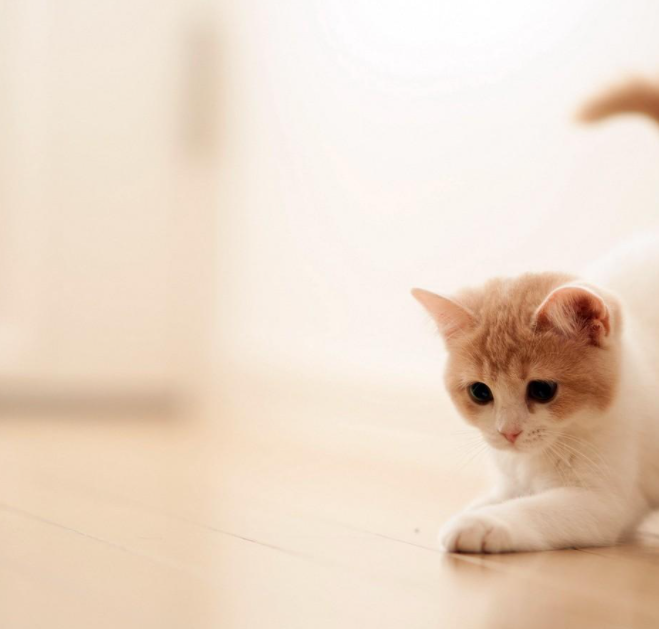
#> input picture 1.png, 659 x 629 px
$ python hw1.py
#> lines starting #> are read from the running program, lines starting #| are printed output that depends on the picture; after the words box and inside, x2 and y2 are one past the last pixel; in counts of white or black regions, pixels touching at a corner belong together
# -*- coding: utf-8 -*-
"""
Created on Fri Sep 27 22:29:53 2019

@author: erio
"""

import numpy as np
import imutils
import cv2
import time

class Stitcher:
    def __init__(self):
        # determine if we are using OpenCV v3.X
        self.isv3 = imutils.is_cv3()

    def stitch(self, images, ratio=0.75, reprojThresh=4.0,
        showMatches=False):
        # unpack the images, then detect keypoints and extract
        # local invariant descriptors from them

        (imageB, imageA) = images
        start = time.time()
        (kpsA, featuresA) = self.detectAndDescribe(imageA)
        end = time.time()
        print('%.5f s' %(end-start))

        (kpsB, featuresB) = self.detectAndDescribe(imageB)

        # match features between the two images
        start = time.time()
        M = self.matchKeypoints(kpsA, kpsB,
            featuresA, featuresB, ratio, reprojThresh)
        end = time.time()
        print('%.5f s' %(end-start))


        # if the match is None, then there aren't enough matched
        # keypoints to create a panorama
        if M is None:
            return None

        # otherwise, apply a perspective warp to stitch the images
        # together
        (matches, H, status) = M
        start = time.time()
        result = cv2.warpPerspective(imageA, H,
            (imageA.shape[1] + imageB.shape[1], imageA.shape[0]))
        result[0:imageB.shape[0], 0:imageB.shape[1]] = imageB
        end = time.time()
        print('%.5f s' %(end-start))


        # check to see if the keypoint matches should be visualized
        if showMatches:
            start = time.time()
            vis = self.drawMatches(imageA, imageB, kpsA, kpsB, matches,
                status)
            end = time.time()
            print('%.5f s' %(end-start))
            # return a tuple of the stitched image and the
            # visualization
            return (result, vis)

        # return the stitched image
        return result

    #接收照片，检测关键点和提取局部不变特征
    #用到了高斯差分（Difference of Gaussian (DoG)）关键点检测，和SIFT特征提取
    #detectAndCompute方法用来处理提取关键点和特征
    #返回一系列的关键点
    def detectAndDescribe(self, image):
        # convert the image to grayscale
        gray = cv2.cvtColor(image, cv2.COLOR_BGR2GRAY)

        # check to see if we are using OpenCV 3.X
        #if self.isv3:
            # detect and extract features from the image
        descriptor =cv2.SIFT_create()
        (kps, features) = descriptor.detectAndCompute(image, None)

        # otherwise, we are using OpenCV 2.4.X
        """ else:
            # detect keypoints in the image
            print(1)
            print(cv2)
            print(cv2.FeatureDetector_create)
            print(2)
            detector = cv2.FeatureDetector_create("SIFT")
            kps = detector.detect(gray)

            # extract features from the image
            extractor = cv2.DescriptorExtractor_create("SIFT")
            (kps, features) = extractor.compute(gray, kps) """

        # convert the keypoints from KeyPoint objects to NumPy
        # arrays
        kps = np.float32([kp.pt for kp in kps])

        # return a tuple of keypoints and features
        return (kps, features)
    #matchKeypoints方法需要四个参数，第一张图片的关键点和特征向量，第二张图片的关键点特征向量。
    #David Lowe’s ratio测试变量和RANSAC重投影门限也应该被提供。
    def matchKeypoints(self, kpsA, kpsB, featuresA, featuresB,
        ratio, reprojThresh):
        # compute the raw matches and initialize the list of actual
        # matches
        matcher = cv2.DescriptorMatcher_create("BruteForce")
        rawMatches = matcher.knnMatch(featuresA, featuresB, 2)
        matches = []

        # loop over the raw matches
        for m in rawMatches:
            # ensure the distance is within a certain ratio of each
            # other (i.e. Lowe's ratio test)
            if len(m) == 2 and m[0].distance < m[1].distance * ratio:
                matches.append((m[0].trainIdx, m[0].queryIdx))

        # computing a homography requires at least 4 matches
        if len(matches) > 4:
            # construct the two sets of points
            ptsA = np.float32([kpsA[i] for (_, i) in matches])
            ptsB = np.float32([kpsB[i] for (i, _) in matches])

            # compute the homography between the two sets of points
            (H, status) = cv2.findHomography(ptsA, ptsB, cv2.RANSAC,
                reprojThresh)

            # return the matches along with the homograpy matrix
            # and status of each matched point
            return (matches, H, status)

        # otherwise, no homograpy could be computed
        return None
    #连线画出两幅图的匹配
    def drawMatches(self, imageA, imageB, kpsA, kpsB, matches, status):
        # initialize the output visualization image
        (hA, wA) = imageA.shape[:2]
        (hB, wB) = imageB.shape[:2]
        vis = np.zeros((max(hA, hB), wA + wB, 3), dtype="uint8")
        vis[0:hA, 0:wA] = imageA
        vis[0:hB, wA:] = imageB

        # loop over the matches
        for ((trainIdx, queryIdx), s) in zip(matches, status):
            # only process the match if the keypoint was successfully
            # matched
            if s == 1:
                # draw the match
                ptA = (int(kpsA[queryIdx][0]), int(kpsA[queryIdx][1]))
                ptB = (int(kpsB[trainIdx][0]) + wA, int(kpsB[trainIdx][1]))
                cv2.line(vis, ptA, ptB, (0, 255, 0), 1)

        # return the visualization
        return vis


if __name__ == '__main__':
# load the two images and resize them to have a width of 400 pixels
# (for faster processing)
    imageA = cv2.imread('../1.png')
#> imageA is the input picture: shape (629, 659, 3); mean B, G, R 199.2, 216.3, 235
    imageB = cv2.imread('../2.png')
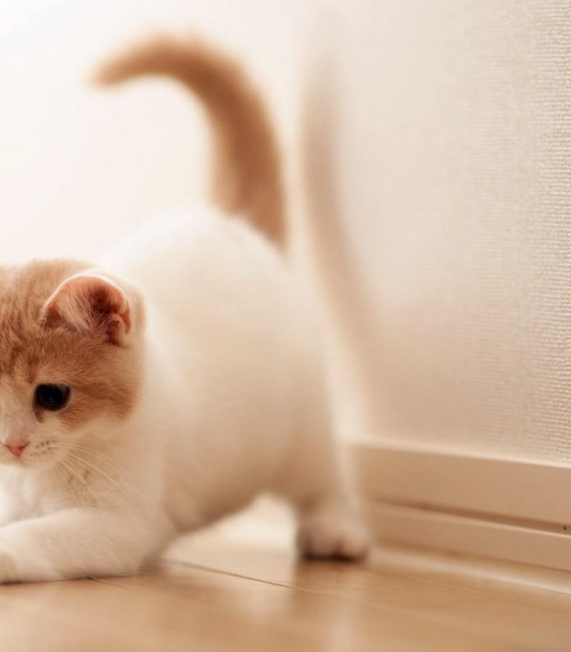
#> input picture 2.png, 571 x 652 px
#> imageB is the input picture: shape (652, 571, 3); mean B, G, R 161.5, 184.3, 212.4
    #cv2.imshow('cat',imageB)
    cv2.waitKey(0)
#imageA = imutils.resize(imageA, width=400)
#imageB = imutils.resize(imageB, width=400)
# stitch the images together to create a panorama
# showMatches=True 展示两幅图像特征的匹配,返回vis
    start = time.time()
    stitcher = Stitcher()
    (result, vis) = stitcher.stitch([imageA, imageB], showMatches=True)
#> in detectAndDescribe, `gray = cv2.cvtColor(image, cv2.COLOR_BGR2GRAY)`:
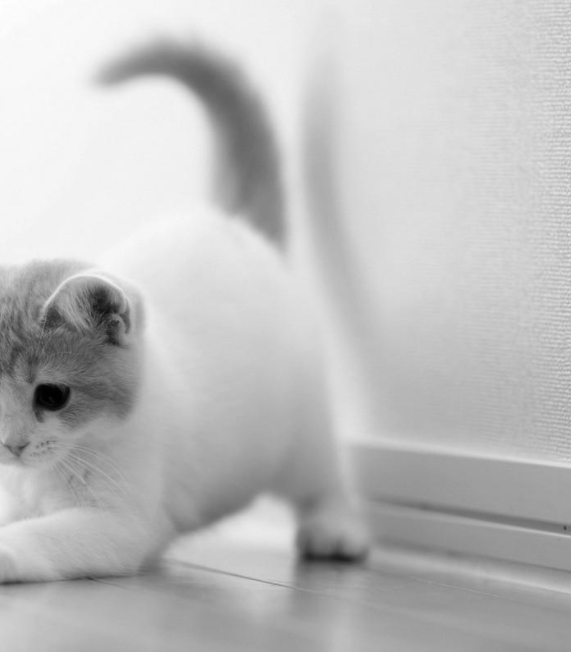
#> gray: shape (652, 571); min 0, max 254, mean 190.1
#> in detectAndDescribe, `(kps, features) = descriptor.detectAndCompute(image, None)`: kps = 130 keypoints; strongest (x, y, size): (49, 398, 21.6), (103, 305, 26), (320, 557, 32.9), (265, 531, 39.4)
#> in detectAndDescribe, `kps = np.float32([kp.pt for kp in kps])`: kps = 130 pairs, first value 2.48 to 567.9, second value 72.11 to 588.7
#> in stitch, `(kpsA, featuresA) = self.detectAndDescribe(imageA)`: kpsA has the same summary as kps in detectAndDescribe
#> in detectAndDescribe (call 2), `gray = cv2.cvtColor(image, cv2.COLOR_BGR2GRAY)`:
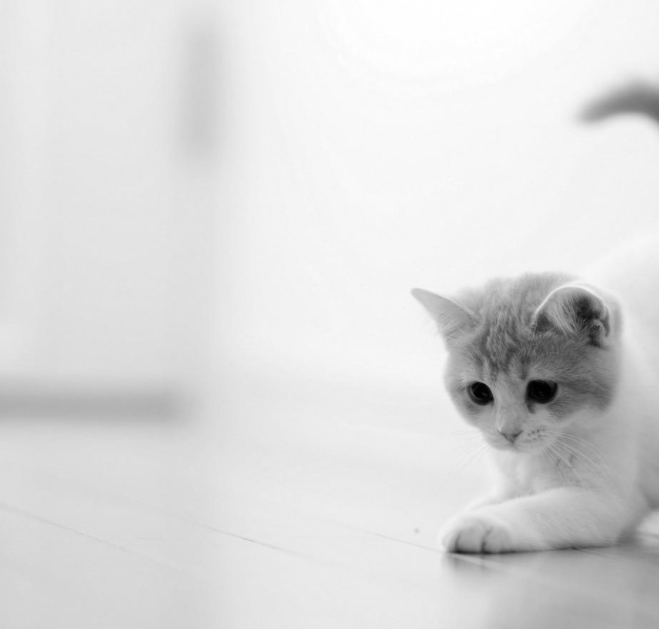
#> gray: shape (629, 659); min 0, max 255, mean 220
#> in detectAndDescribe (call 2), `(kps, features) = descriptor.detectAndCompute(image, None)`: kps = 132 keypoints; strongest (x, y, size): (480, 394, 16.9), (533, 361, 96.1), (540, 393, 18.6), (586, 311, 22.1)
#> in detectAndDescribe (call 2), `kps = np.float32([kp.pt for kp in kps])`: kps = 132 pairs, first value 153.3 to 631.2, second value 127.2 to 575.8
#> in stitch, `(kpsB, featuresB) = self.detectAndDescribe(imageB)`: kpsB has the same summary as kps in detectAndDescribe
#> in matchKeypoints, `rawMatches = matcher.knnMatch(featuresA, featuresB, 2)`: rawMatches = 130 matches
#> the loop in matchKeypoints, `for m in rawMatches: # ensure the distance is within a certain ratio o..` made 130 passes
#> after the loop in matchKeypoints, `for m in rawMatches:`: matches = 64 pairs, first value 46 to 130, second value 2 to 93
#> in matchKeypoints, `ptsA = np.float32([kpsA[i] for (_, i) in matches])`: ptsA = 64 pairs, first value 3.28 to 150.6, second value 274.7 to 577.5
#> in matchKeypoints, `ptsB = np.float32([kpsB[i] for (i, _) in matches])`: ptsB = 64 pairs, first value 499.6 to 626.7, second value 285.6 to 547.6
#> in matchKeypoints, `(H, status) = cv2.findHomography(ptsA, ptsB, cv2.RANSAC, reprojThresh)`: H = [[0.865, 0.00174, 497.2], [0.000257, 0.869, 47.24], [-2.8e-07, 5.19e-06, 1]]; status = 64 values from 1 to 1
#> in stitch, `result = cv2.warpPerspective(imageA, H, (imageA.shape[1] + imageB.shap..`:
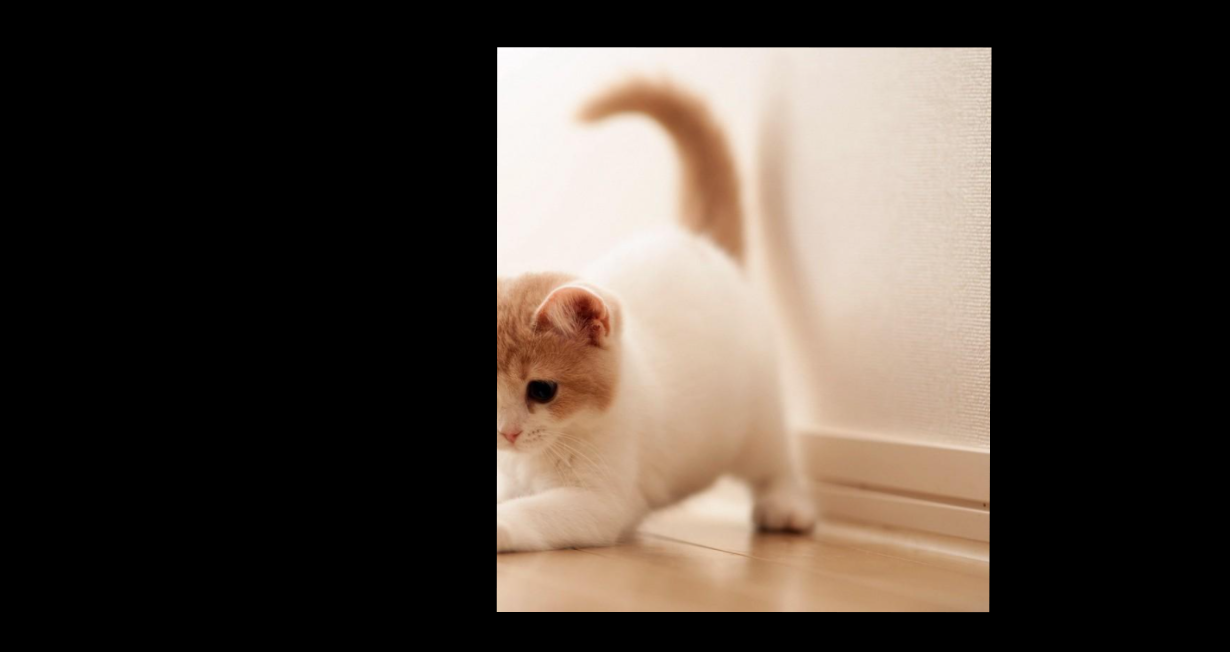
#> result: shape (652, 1230, 3); mean B, G, R 56.1, 64.1, 73.8
#> in stitch, `result[0:imageB.shape[0], 0:imageB.shape[1]] = imageB`:
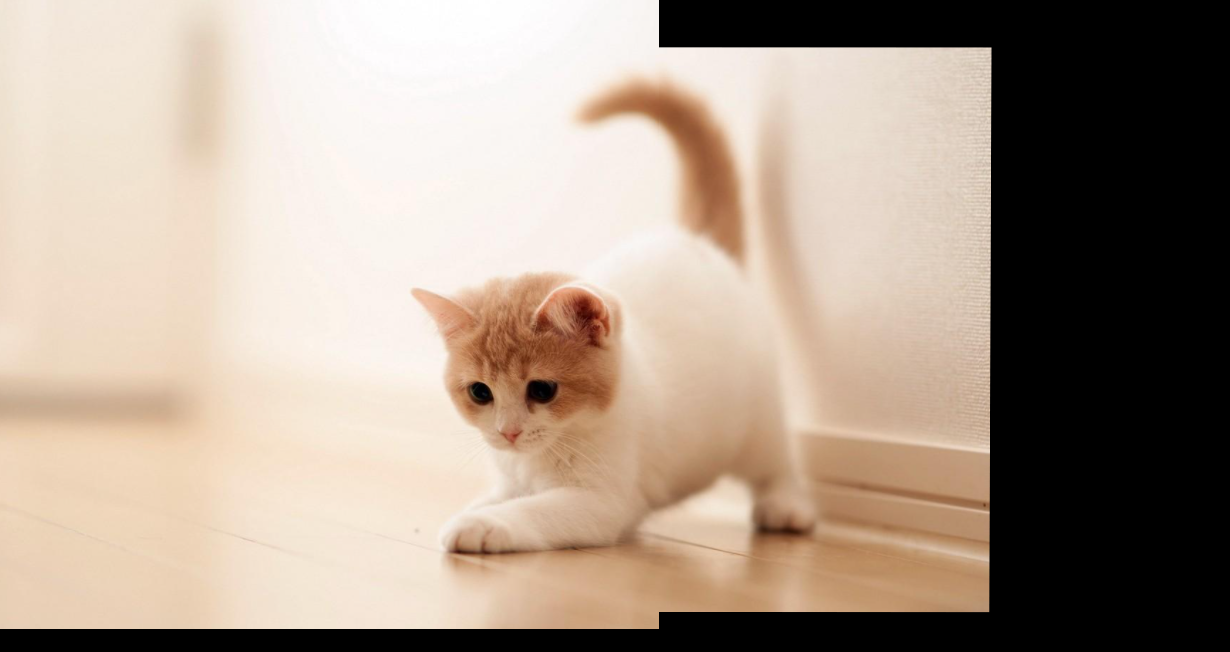
#> result: shape (652, 1230, 3); mean B, G, R 140.3, 154.7, 170.9
#> in drawMatches, `vis[0:hB, wA:] = imageB`:
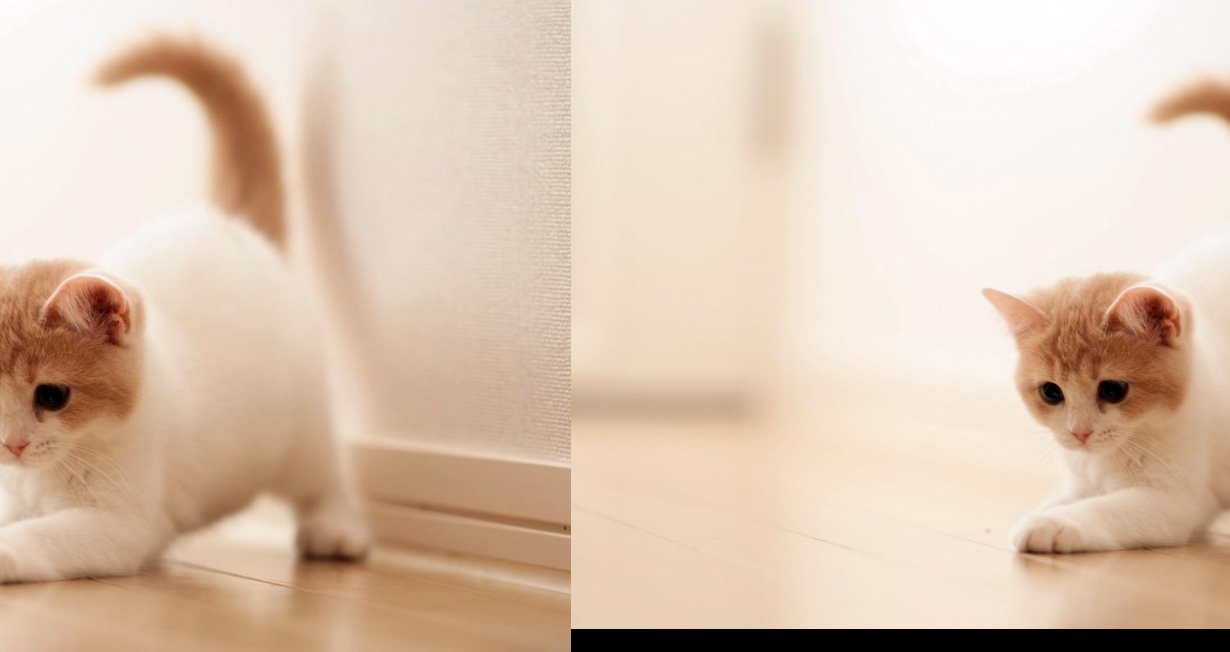
#> vis: shape (652, 1230, 3); mean B, G, R 177.9, 197.4, 220.1
#> the loop in drawMatches, `for ((trainIdx, queryIdx), s) in zip(matches, status):` made 64 passes
#> (trainIdx, queryIdx, ptA, ptB) on passes 1 to 12: (46, 2, (3, 440), (1070, 429)), (50, 3, (8, 446), (1074, 434)), (51, 4, (10, 372), (1076, 370)), (54, 9, (12, 337), (1079, 339)), (55, 10, (13, 357), (1079, 357)), (56, 11, (15, 312), (1081, 318)), (58, 12, (16, 350), (1082, 350)), (61, 15, (19, 323), (1084, 327)), (62, 16, (19, 377), (1085, 374)), (63, 17, (20, 336), (1085, 339)), (64, 18, (21, 447), (1086, 435)), (65, 19, (27, 443), (1091, 431))
#> (ptA, ptB) on passes 61 to 64: ((127, 300), (1178, 307)), ((132, 316), (1182, 322)), ((150, 569), (1197, 541)), ((150, 569), (1197, 541))
#> after the loop in drawMatches, `for ((trainIdx, queryIdx), s) in zip(matches, status):`:
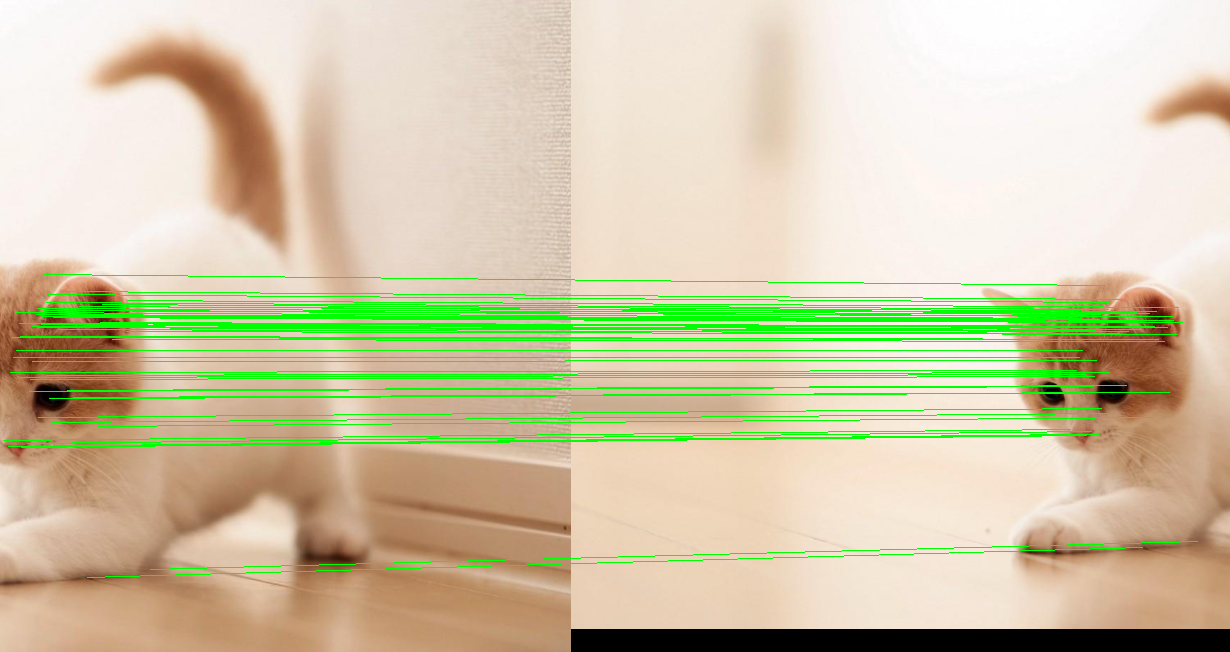
#> vis: shape (652, 1230, 3); 5.99% of pixels changed, all inside (x1, y1, x2, y2) = (3, 274, 1198, 578)

    cv2.imshow('cat',vis)
# show the images
    end = time.time()
    print('%.5f s' %(end-start))
    cv2.imwrite('vis1.jpg', vis)
    cv2.imwrite('result.jpg', result)
